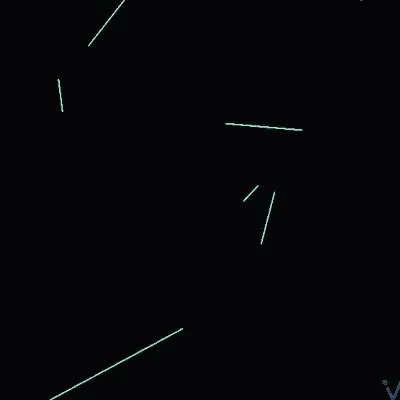
#> input picture Images/main-gif.gif, 400 x 400 px; its folder holds only this picture in this run
$ python -i gif.py   (imports and definitions only)
#> lines starting #> are read from the running program, lines starting #| are printed output that depends on the picture
import tkinter as tk
from PIL import Image, ImageTk
import threading

gif_frames = []
frames_delay = 0

def ready_gif():
    global frames_delay
    gif_file = Image.open("Images/main-gif.gif")
#> gif_file is the input picture: PIL image 400x400 P; mean R, G, B 5.6, 5, 6.9

    for r in range(0, gif_file.n_frames):
        gif_file.seek(r)
        frame = gif_file.copy()
        # Crop the frame to remove the white border
        frame = remove_white_border(frame)
        gif_frames.append(frame)
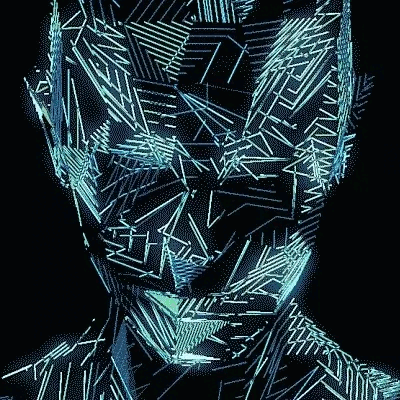
#> gif_file: PIL image 400x400 RGB; mean R, G, B 33.7, 50.5, 56.9
#> after the loop, gif_frames = 30 items

    frames_delay = gif_file.info['duration']
#> frames_delay = 60
    play_gif()

def remove_white_border(frame):
    # Convert the frame to RGBA mode (necessary for transparency)
    frame = frame.convert("RGBA")

    # Get the alpha channel as a separate image
    alpha = frame.split()[3]

    # Get the bounding box of the non-white region
    bbox = alpha.getbbox()

    # Crop the frame using the bounding box
    if bbox:
        frame = frame.crop(bbox)

    return frame

frame_count = -1

def play_gif():
    global frame_count, current_frame

    if frame_count >= len(gif_frames) - 1:
        frame_count = -1
        play_gif()
    else:
        frame_count += 1
        current_frame = ImageTk.PhotoImage(gif_frames[frame_count])
#> (the run stopped early here; a loop or call above may not have finished)
